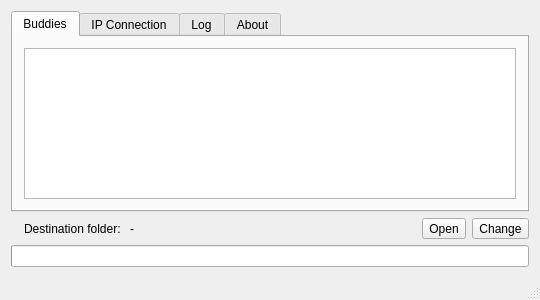
<?xml version="1.0" encoding="UTF-8"?>
<ui version="4.0">
 <class>MainWindowClass</class>
 <widget class="QMainWindow" name="MainWindowClass">
  <property name="geometry">
   <rect>
    <x>0</x>
    <y>0</y>
    <width>540</width>
    <height>300</height>
   </rect>
  </property>
  <property name="minimumSize">
   <size>
    <width>540</width>
    <height>300</height>
   </size>
  </property>
  <property name="acceptDrops">
   <bool>true</bool>
  </property>
  <property name="windowTitle">
   <string>Dukto</string>
  </property>
  <widget class="QWidget" name="centralWidget">
   <layout class="QVBoxLayout" name="verticalLayout_2">
    <item>
     <widget class="QTabWidget" name="tabWidget">
      <property name="currentIndex">
       <number>0</number>
      </property>
      <widget class="QWidget" name="tab">
       <attribute name="title">
        <string>Buddies</string>
       </attribute>
       <layout class="QVBoxLayout" name="verticalLayout_5">
        <item>
         <widget class="QListWidget" name="listPeers">
          <property name="contextMenuPolicy">
           <enum>Qt::ActionsContextMenu</enum>
          </property>
          <property name="iconSize">
           <size>
            <width>16</width>
            <height>16</height>
           </size>
          </property>
         </widget>
        </item>
       </layout>
      </widget>
      <widget class="QWidget" name="tab_2">
       <attribute name="title">
        <string>IP Connection</string>
       </attribute>
       <layout class="QVBoxLayout" name="verticalLayout_4">
        <item>
         <widget class="QLabel" name="label">
          <property name="text">
           <string>Destination host name or IP address:</string>
          </property>
         </widget>
        </item>
        <item>
         <widget class="QLineEdit" name="textDestination"/>
        </item>
        <item>
         <widget class="QPushButton" name="buttonSendToIp">
          <property name="enabled">
           <bool>false</bool>
          </property>
          <property name="text">
           <string>Send files</string>
          </property>
         </widget>
        </item>
        <item>
         <widget class="QPushButton" name="buttonSendTextToIp">
          <property name="enabled">
           <bool>false</bool>
          </property>
          <property name="text">
           <string>Send some text</string>
          </property>
         </widget>
        </item>
        <item>
         <spacer name="verticalSpacer">
          <property name="orientation">
           <enum>Qt::Vertical</enum>
          </property>
          <property name="sizeHint" stdset="0">
           <size>
            <width>20</width>
            <height>97</height>
           </size>
          </property>
         </spacer>
        </item>
        <item>
         <widget class="QLabel" name="labelIPs">
          <property name="text">
           <string>Current IP addresses: </string>
          </property>
         </widget>
        </item>
       </layout>
      </widget>
      <widget class="QWidget" name="tab_3">
       <attribute name="title">
        <string>Log</string>
       </attribute>
       <layout class="QVBoxLayout" name="verticalLayout_7">
        <item>
         <widget class="QListWidget" name="listLog"/>
        </item>
       </layout>
      </widget>
      <widget class="QWidget" name="tab_4">
       <attribute name="title">
        <string>About</string>
       </attribute>
       <layout class="QVBoxLayout" name="verticalLayout_6">
        <item>
         <widget class="QLabel" name="label_2">
          <property name="font">
           <font>
            <pointsize>10</pointsize>
            <weight>75</weight>
            <bold>true</bold>
           </font>
          </property>
          <property name="text">
           <string>Dukto R3.1 - December 2010</string>
          </property>
         </widget>
        </item>
        <item>
         <widget class="QLabel" name="label_5">
          <property name="font">
           <font>
            <italic>true</italic>
           </font>
          </property>
          <property name="text">
           <string>A simple, fast and multi-platform file transfer tool for LAN users.</string>
          </property>
         </widget>
        </item>
        <item>
         <widget class="QLabel" name="label_3">
          <property name="text">
           <string>Official site: http://www.msec.it/dukto</string>
          </property>
          <property name="openExternalLinks">
           <bool>false</bool>
          </property>
         </widget>
        </item>
        <item>
         <widget class="QLabel" name="label_4">
          <property name="text">
           <string>This software is released under the GPL2 license.</string>
          </property>
         </widget>
        </item>
        <item>
         <spacer name="verticalSpacer_2">
          <property name="orientation">
           <enum>Qt::Vertical</enum>
          </property>
          <property name="sizeHint" stdset="0">
           <size>
            <width>20</width>
            <height>151</height>
           </size>
          </property>
         </spacer>
        </item>
       </layout>
      </widget>
     </widget>
    </item>
    <item>
     <widget class="QFrame" name="frame">
      <property name="frameShape">
       <enum>QFrame::NoFrame</enum>
      </property>
      <property name="frameShadow">
       <enum>QFrame::Plain</enum>
      </property>
      <property name="lineWidth">
       <number>0</number>
      </property>
      <layout class="QGridLayout" name="gridLayout" columnstretch="2,10,1000,2,0">
       <property name="margin">
        <number>0</number>
       </property>
       <item row="0" column="0">
        <widget class="QLabel" name="label_7">
         <property name="text">
          <string/>
         </property>
         <property name="pixmap">
          <pixmap resource="resources.qrc">:/folderIcon</pixmap>
         </property>
        </widget>
       </item>
       <item row="0" column="1">
        <widget class="QLabel" name="label_6">
         <property name="text">
          <string>Destination folder: </string>
         </property>
        </widget>
       </item>
       <item row="0" column="2">
        <widget class="QLabel" name="labelOutput">
         <property name="text">
          <string>-</string>
         </property>
        </widget>
       </item>
       <item row="0" column="4">
        <widget class="QToolButton" name="buttonChangeDir">
         <property name="text">
          <string>Change</string>
         </property>
        </widget>
       </item>
       <item row="0" column="3">
        <widget class="QToolButton" name="buttonOpenDir">
         <property name="toolTip">
          <string>Open destination folder</string>
         </property>
         <property name="text">
          <string>Open</string>
         </property>
        </widget>
       </item>
      </layout>
     </widget>
    </item>
    <item>
     <widget class="QProgressBar" name="progressBar">
      <property name="value">
       <number>0</number>
      </property>
      <property name="textVisible">
       <bool>false</bool>
      </property>
     </widget>
    </item>
   </layout>
  </widget>
  <widget class="QMenuBar" name="menuBar">
   <property name="geometry">
    <rect>
     <x>0</x>
     <y>0</y>
     <width>540</width>
     <height>21</height>
    </rect>
   </property>
  </widget>
  <widget class="QStatusBar" name="statusBar"/>
 </widget>
 <layoutdefault spacing="6" margin="11"/>
 <resources>
  <include location="resources.qrc"/>
 </resources>
 <connections/>
</ui>
